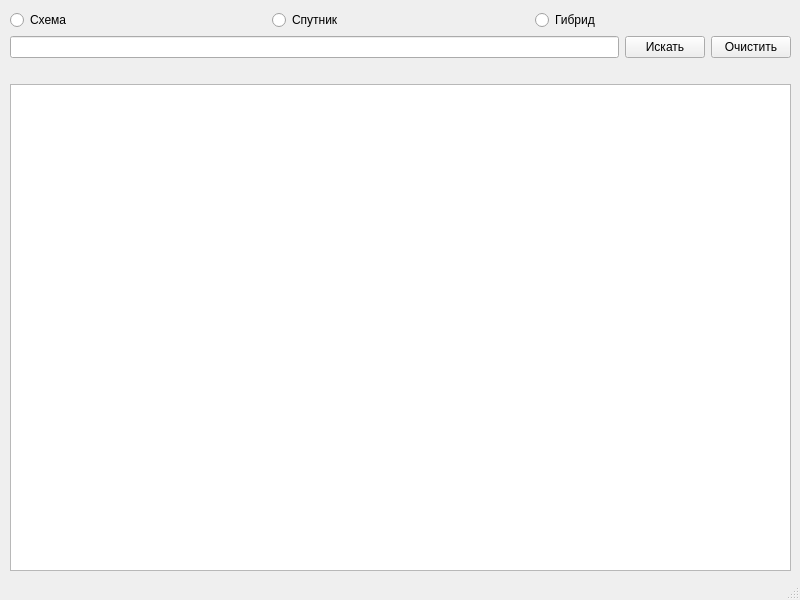
<?xml version="1.0" encoding="UTF-8"?>
<ui version="4.0">
 <class>MainWindow</class>
 <widget class="QMainWindow" name="MainWindow">
  <property name="geometry">
   <rect>
    <x>0</x>
    <y>0</y>
    <width>800</width>
    <height>600</height>
   </rect>
  </property>
  <property name="windowTitle">
   <string>MainWindow</string>
  </property>
  <widget class="QWidget" name="centralwidget">
   <widget class="QWidget" name="gridLayoutWidget">
    <property name="geometry">
     <rect>
      <x>10</x>
      <y>10</y>
      <width>781</width>
      <height>561</height>
     </rect>
    </property>
    <layout class="QGridLayout" name="gridLayout">
     <item row="0" column="2">
      <widget class="QRadioButton" name="hybrid_rb">
       <property name="text">
        <string>Гибрид</string>
       </property>
      </widget>
     </item>
     <item row="1" column="0" colspan="3">
      <layout class="QHBoxLayout" name="horizontalLayout">
       <item>
        <widget class="QLineEdit" name="place_input"/>
       </item>
       <item>
        <widget class="QPushButton" name="find_b">
         <property name="text">
          <string>Искать</string>
         </property>
        </widget>
       </item>
       <item>
        <widget class="QPushButton" name="clear_b">
         <property name="text">
          <string>Очистить</string>
         </property>
        </widget>
       </item>
      </layout>
     </item>
     <item row="0" column="1">
      <widget class="QRadioButton" name="satellite_rb">
       <property name="text">
        <string>Спутник</string>
       </property>
      </widget>
     </item>
     <item row="0" column="0">
      <widget class="QRadioButton" name="scheme_rb">
       <property name="text">
        <string>Схема</string>
       </property>
      </widget>
     </item>
     <item row="3" column="0" colspan="3">
      <widget class="QGraphicsView" name="display"/>
     </item>
     <item row="2" column="0" colspan="3">
      <widget class="QLabel" name="label">
       <property name="text">
        <string>                                                                                                                                                                                                                       </string>
       </property>
      </widget>
     </item>
    </layout>
   </widget>
  </widget>
  <widget class="QStatusBar" name="statusbar"/>
 </widget>
 <resources/>
 <connections/>
</ui>
